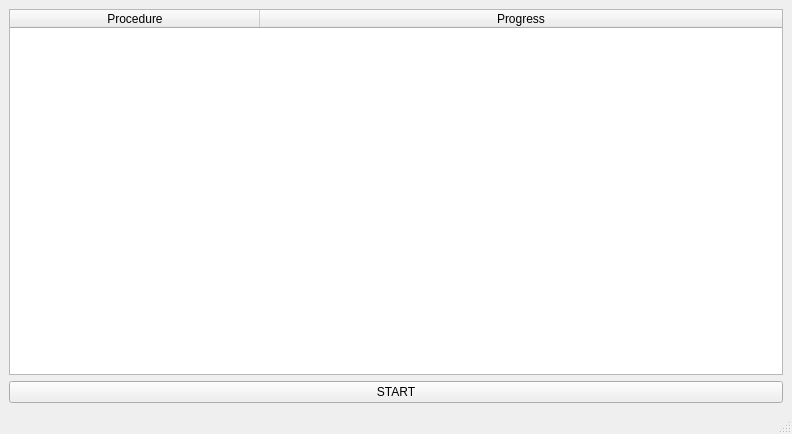
<?xml version="1.0" encoding="UTF-8"?>
<ui version="4.0">
 <class>MainWindow</class>
 <widget class="QMainWindow" name="MainWindow">
  <property name="geometry">
   <rect>
    <x>0</x>
    <y>0</y>
    <width>792</width>
    <height>434</height>
   </rect>
  </property>
  <property name="windowTitle">
   <string>MainWindow</string>
  </property>
  <widget class="QWidget" name="centralwidget">
   <layout class="QVBoxLayout" name="verticalLayout_2">
    <item>
     <layout class="QVBoxLayout" name="verticalLayout">
      <item>
       <widget class="QTableWidget" name="mainTable">
        <property name="lineWidth">
         <number>0</number>
        </property>
        <attribute name="horizontalHeaderDefaultSectionSize">
         <number>250</number>
        </attribute>
        <attribute name="horizontalHeaderStretchLastSection">
         <bool>true</bool>
        </attribute>
        <column>
         <property name="text">
          <string>Procedure</string>
         </property>
         <property name="font">
          <font>
           <weight>50</weight>
           <bold>false</bold>
          </font>
         </property>
        </column>
        <column>
         <property name="text">
          <string>Progress</string>
         </property>
        </column>
       </widget>
      </item>
      <item>
       <widget class="QPushButton" name="startButton">
        <property name="text">
         <string>START</string>
        </property>
       </widget>
      </item>
     </layout>
    </item>
   </layout>
  </widget>
  <widget class="QStatusBar" name="statusbar"/>
 </widget>
 <resources/>
 <connections/>
</ui>
